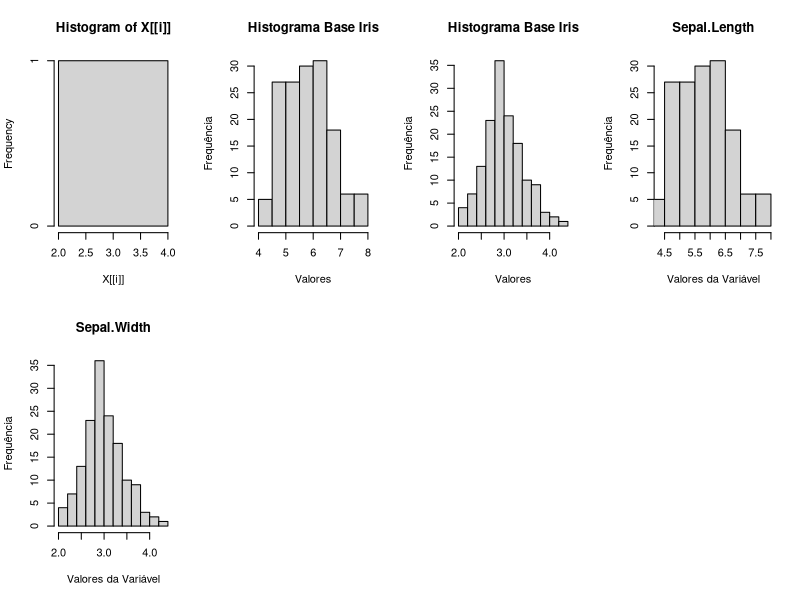

Recreate this plot in R.
#funções de repetição

#média das variáveis do data.frame mtcars 
apply(iris[,-5], 2, mean)
lapply(iris[,-5], mean)
sapply(iris[,-5], mean)


#histogramas

par(mfrow = c(2, 4)) # prepara a área de plotagem

sapply(iris[2,2], hist)
mapply(hist, iris[ , 1:2], MoreArgs=list(main='Histograma Base Iris', xlab = 'Valores', ylab = 'Frequência'))

for (i in 1:2) { #vai da coluna 1 até a 2
  x <- iris[ , i]
  hist(x,
       main = names(iris)[i], #nome do gráfico
       xlab = "Valores da Variável", #nomenclatura do eixo x
       ylab = 'Frequência', #nomenclatura do eixo y
       xlim = c(min(iris[, i]), max(iris[, i]))) #limite do eixo x
}

  